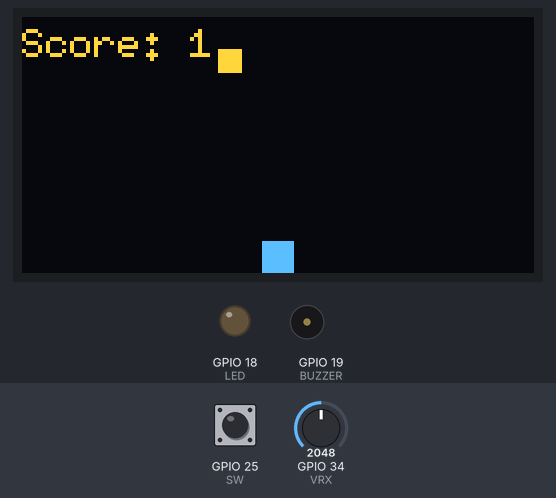
Bench run of a sketch on a simulated ESP32. Shown: 128×64 one-colour display, output pins drawn as LEDs (lit = HIGH), buzzer (waves = sounding, pin HIGH). The inputs (shaded band) are chosen by the test bench; at power-on: GPIO 34 (VRX) = 2048, GPIO 25 (SW) HIGH. The OLED is the two-colour kind (top 16 rows yellow); random numbers use the default seed unless the sketch sets one; what the sketch prints to the serial monitor is not drawn.

Above: at 2.2 s.
2.3 s: GPIO 34 (VRX) set to 2452
At 2.41 s:
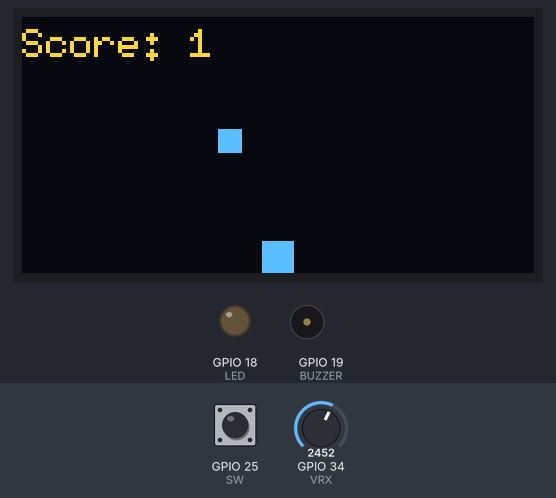
3.8 s: GPIO 34 (VRX) set to 2527
At 4.58 s:
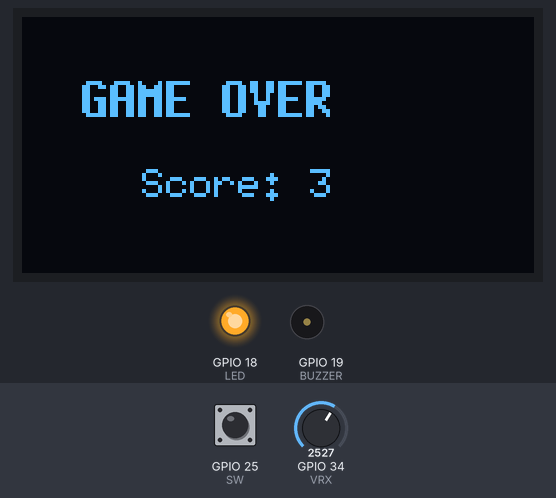
6.7 s: GPIO 25 (SW) pulled LOW for 0.15 s
At 7.08 s:
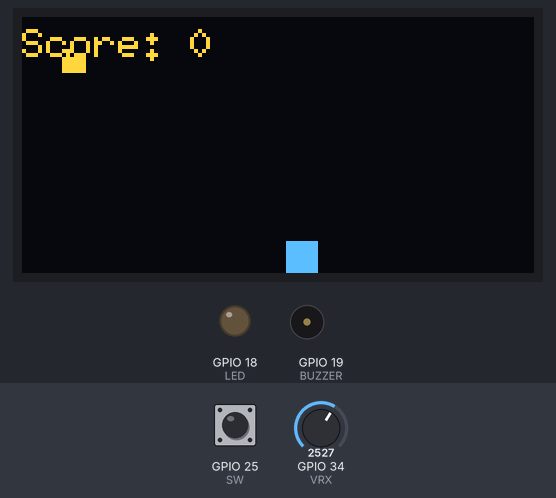
7.4 s: GPIO 34 (VRX) set to 2460
At 7.68 s:
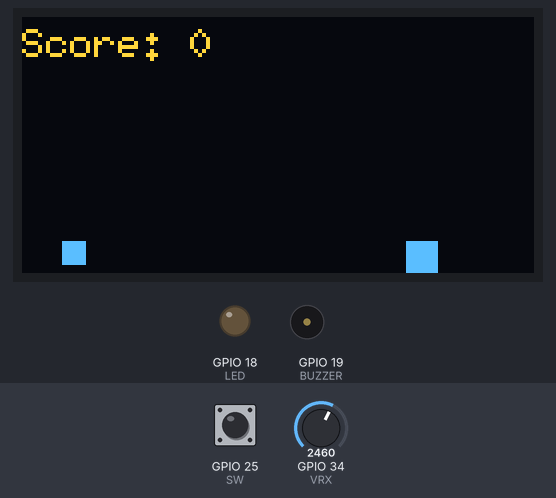
9.0 s: GPIO 25 (SW) pulled LOW for 0.15 s
At 9.26 s:
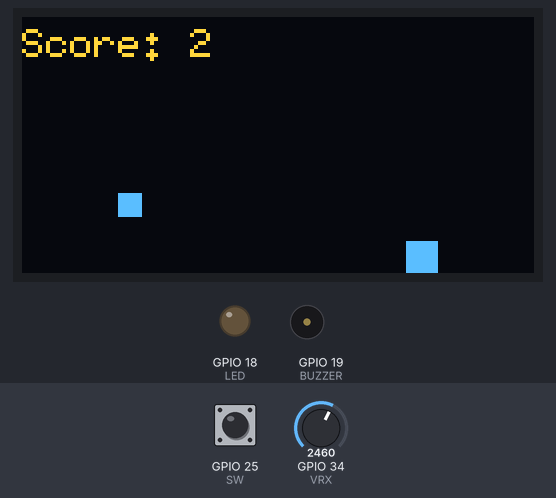
Timing chart, 0 to 10.7 s (numbered marks = the images above; inputs shaded):
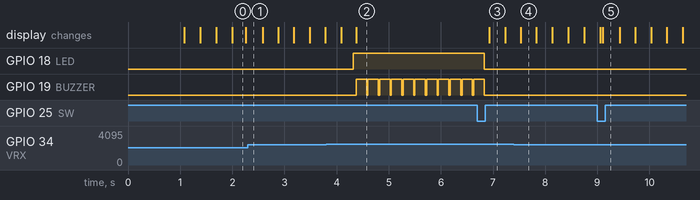

The sketch:

game_v1.ino
```cpp
#include <Wire.h>
#include <U8g2lib.h>

// ================= OLED (YOUR EXACT CONFIG) =================
U8G2_SH1106_128X64_NONAME_F_SW_I2C u8g2(
  U8G2_R0,
  /* clock=*/ 22,
  /* data=*/ 21,
  U8X8_PIN_NONE
);

// ================= PINS =================
#define VRX 34
#define VRY 35
#define SW 25
#define BTN1 26
#define BTN2 27
#define LED 18
#define BUZZER 19

// ================= GAME =================
int playerX = 60;
int obstacleX = random(0, 120);
int obstacleY = 0;

int score = 0;
bool gameOver = false;

unsigned long lastUpdate = 0;

void setup() {
  Serial.begin(115200);


  pinMode(SW, INPUT_PULLUP);
  pinMode(BTN1, INPUT_PULLUP);
  pinMode(BTN2, INPUT_PULLUP);
  pinMode(LED, OUTPUT);
  pinMode(BUZZER, OUTPUT);

  Serial.println("Booting...");


u8g2.begin();
Serial.println("U8G2 begun");


  u8g2.clearBuffer();
  u8g2.setFont(u8g2_font_6x10_tr);
  u8g2.drawStr(10, 30, "GAME START");
  u8g2.sendBuffer();
  delay(1000);
}

void loop() {

  if (gameOver) {
    u8g2.clearBuffer();
    u8g2.setFont(u8g2_font_7x13B_tr);
    u8g2.drawStr(15, 25, "GAME OVER");

    u8g2.setFont(u8g2_font_6x10_tr);
    u8g2.setCursor(30, 45);
    u8g2.print("Score: ");
    u8g2.print(score);

    u8g2.sendBuffer();

    digitalWrite(BUZZER, HIGH);
    delay(200);
    digitalWrite(BUZZER, LOW);

    if (digitalRead(SW) == LOW) {
      resetGame();
    }
    return;
  }

  if (millis() - lastUpdate > 50) {
    lastUpdate = millis();

    // 🎮 joystick
    int xVal = analogRead(VRX);

    if (xVal < 1500) playerX -= 3;
    if (xVal > 2500) playerX += 3;

    if (playerX < 0) playerX = 0;
    if (playerX > 120) playerX = 120;

    // obstacle
    obstacleY += 4;

    if (obstacleY > 64) {
      obstacleY = 0;
      obstacleX = random(0, 120);
      score++;
    }

    // collision
    if (abs(playerX - obstacleX) < 8 && obstacleY > 50) {
      gameOver = true;
      digitalWrite(LED, HIGH);
    }

    // 🖥️ DRAW (U8g2 style)
    u8g2.clearBuffer();

    // player
    u8g2.drawBox(playerX, 56, 8, 8);

    // obstacle
    u8g2.drawBox(obstacleX, obstacleY, 6, 6);

    // score
    u8g2.setFont(u8g2_font_6x10_tr);
    u8g2.setCursor(0, 10);
    u8g2.print("Score: ");
    u8g2.print(score);

    u8g2.sendBuffer();
  }
}

void resetGame() {
  playerX = 60;
  obstacleY = 0;
  obstacleX = random(0, 120);
  score = 0;
  gameOver = false;
  digitalWrite(LED, LOW);
}
```

Measured:
- the behaviour switches between 2500 and 2501 on GPIO 34 (VRX) (found by bisection; images 1 and 2)
- after the input at 3.8 s, GPIO 18 (LED): LOW → HIGH after 0.52 s; GPIO 19 (BUZZER): alternates HIGH for 0.20 s and LOW for 0.03 s, starting after 0.57 s
- after the input at 6.7 s, GPIO 18 (LED): HIGH → LOW after 0.13 s; the display: changes after 0.23 s (image 3)
